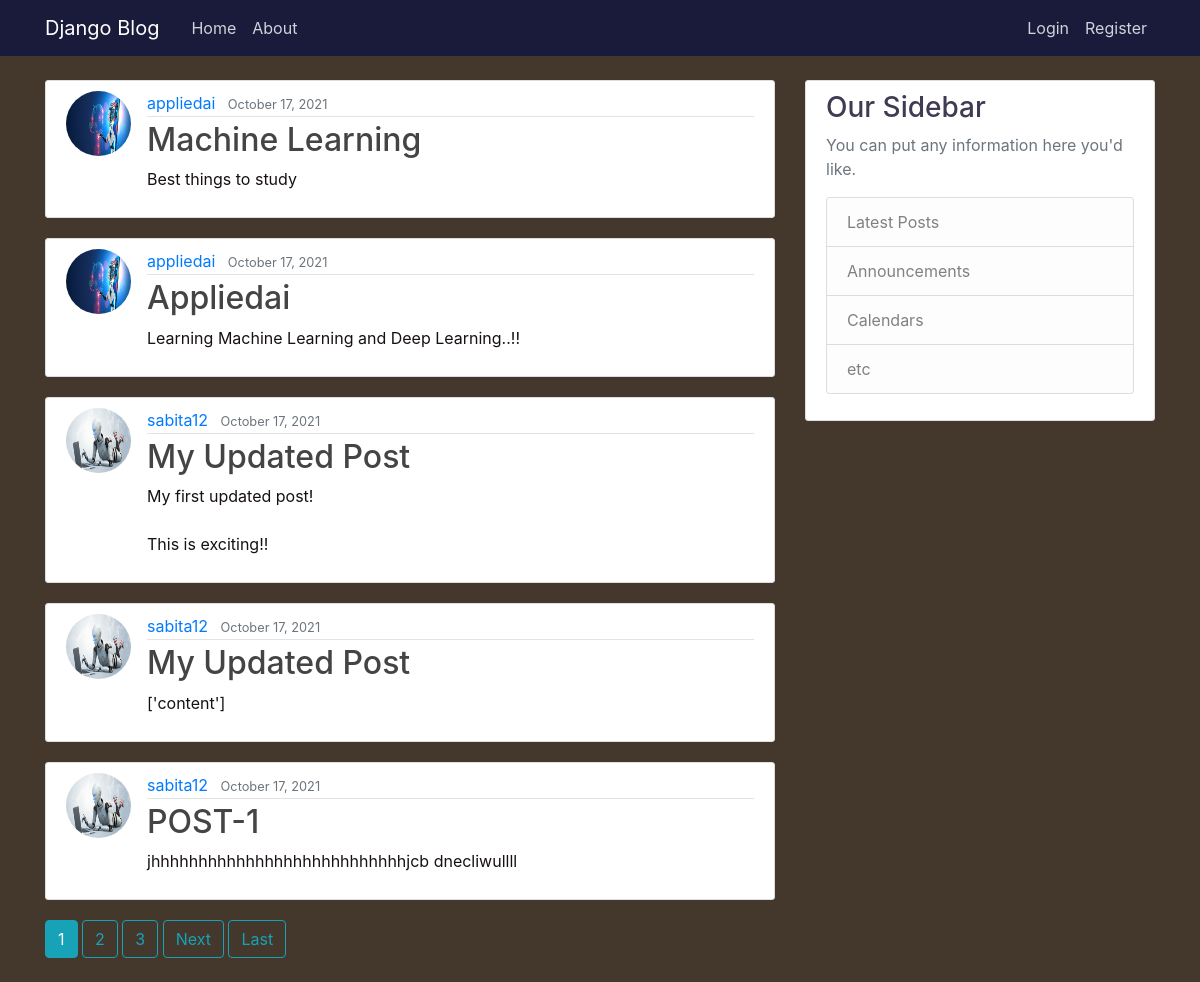
The page / on the database its author committed.
### djangoblog/models.py (models this page shows, shortened)
class Post(models.Model):
    title = models.CharField(max_length=100)
    content = models.TextField()
    date_posted = models.DateTimeField(default=timezone.now)
    author = models.ForeignKey(User, on_delete=models.CASCADE)

### users/models.py (models this page shows, shortened)
class Profile(models.Model):
    user = models.OneToOneField(User, on_delete=models.CASCADE)
    image = models.ImageField(default='default.jpg', upload_to='profile_pics')

### djangoblog/views.py (the view)
# urls.py: path('', PostListView.as_view(), name='blog-home'),
class PostListView(ListView):
    model = Post
    template_name = 'blog/home.html'
    context_object_name = 'posts'
    ordering = ['-date_posted'] #post from newest to oldest
    paginate_by = 5

### djangoblog/templates/blog/home.html (shortened to what this page needs)
{% extends "blog/base.html" %}
{% block content %}
 {% for post in posts %}
  <article class="media content-section">
    <img class="rounded-circle article-img" src="{{ post.author.profile.image.url }}">
      <div class="media-body">
        <div class="article-metadata">
          <a class="mr-2" href="{% url 'user-posts' post.author.username %}">{{ post.author }}</a>
          <small class="text-muted">{{ post.date_posted|date:"F d, Y" }}</small>
        </div>
        <h2><a class="article-title" href="{% url 'post-detail' post.id %}">{{ post.title }}</a></h2>
        <p class="article-content">{{ post.content }}</p>
      </div>
  </article>
  {% endfor %}
  {% if is_paginated %}
    {% for num in page_obj.paginator.page_range %}
      {% if page_obj.number == num %}
        <a class="btn btn-info mb-4" href="?page={{ num }}">{{ num }}</a>
      {% elif num > page_obj.number|add:'-3' and num < page_obj.number|add:'3' %}
        <a class="btn btn-outline-info mb-4" href="?page={{ num }}">{{ num }}</a>
      {% endif %}
    {% endfor %}
    {% if page_obj.has_next %}
      <a class="btn btn-outline-info mb-4" href="?page={{ page_obj.next_page_number }}">Next</a>
      <a class="btn btn-outline-info mb-4" href="?page={{ page_obj.paginator.num_pages }}">Last</a>
    {% endif %}
  {% endif %}
{% endblock content %}

### djangoblog/templates/blog/base.html (shortened to what this page needs)
{% load static %}
<!DOCTYPE html>
<html>
    <head>
        <link rel="stylesheet" href="https://maxcdn.bootstrapcdn.com/bootstrap/4.0.0/css/bootstrap.min.css">
        <link rel="stylesheet" type="text/css" href="{% static 'blog/main.css' %}">
    </head>
    <body>
        <header class="site-header">
            <nav class="navbar navbar-expand-md navbar-dark bg-steel fixed-top">
              <div class="container">
                <a class="navbar-brand mr-4" href="/">Django Blog</a>
                <div class="collapse navbar-collapse" id="navbarToggle">
                  <div class="navbar-nav mr-auto">
                    <a class="nav-item nav-link" href="{% url 'blog-home' %}">Home</a>
                    <a class="nav-item nav-link" href="{% url 'blog-about' %}">About</a>
                  </div>
                  <div class="navbar-nav">
                    {% if user.is_authenticated %}
                    <a class="nav-item nav-link" href="{% url 'post-create' %}">New Post</a>
                    <a class="nav-item nav-link" href="{% url 'profile' %}">Profile</a>
                    <a class="nav-item nav-link" href="{% url 'logout' %}">Logout</a>
                    {% else %}
                    <a class="nav-item nav-link" href="{% url 'login' %}">Login</a>
                    <a class="nav-item nav-link" href="{% url 'register' %}">Register</a>
                    {% endif %}
                  </div>
                </div>
              </div>
            </nav>
          </header>
          <main role="main" class="container">
            <div class="row">
              <div class="col-md-8">
                {% block content %}{% endblock %}
              </div>
              <div class="col-md-4">
                <div class="content-section">
                  <h3>Our Sidebar</h3>
                  <p class='text-muted'>You can put any information here you'd like.
                    <ul class="list-group">
                      <li class="list-group-item list-group-item-light">Latest Posts</li>
                      <li class="list-group-item list-group-item-light">Announcements</li>
                      <li class="list-group-item list-group-item-light">Calendars</li>
                      <li class="list-group-item list-group-item-light">etc</li>
                    </ul>
                  </p>
                </div>
              </div>
            </div>
          </main>
    </body>
</html>

### djangoblog/static/blog/main.css (style rules this page uses)
body { background: #44372c; color: #181111; margin-top: 5rem; }
h1, h2, h3, h4, h5, h6 { color: #403a52; }
ul { margin: 0; }
.bg-steel { background-color: #1a1a3a; }
.site-header .navbar-nav .nav-link { color: #cbd5db; }
.content-section { background: #ffffff; padding: 10px 20px; border: 1px solid #dddddd; border-radius: 3px; margin-bottom: 20px; }
.article-title { color: #444444; }
.article-content { white-space: pre-line; }
.article-img { height: 65px; width: 65px; margin-right: 16px; }
.article-metadata { padding-bottom: 1px; margin-bottom: 4px; border-bottom: 1px solid #e3e3e3 }

### rows shown on the page
Post: author.profile.image (picture), author "appliedai", date_posted "October 17, 2021", title "Machine Learning", content "Best things to study"
Post: author.profile.image (picture), author "appliedai", date_posted "October 17, 2021", title "Appliedai", content "Learning Machine Learning and Deep Learning..!!"
Post: author.profile.image (picture), author "sabita12", date_posted "October 17, 2021", title "My Updated Post", content "My first updated post! This is exciting!!"
Post: author.profile.image (picture), author "sabita12", date_posted "October 17, 2021", title "My Updated Post", content "['content']"
Post: author.profile.image (picture), author "sabita12", date_posted "October 17, 2021", title "POST-1", content "jhhhhhhhhhhhhhhhhhhhhhhhhhhhjcb dnecliwullll"

### other values the page prints
{{ num }} "1"
{{ num }} "2" "3"
